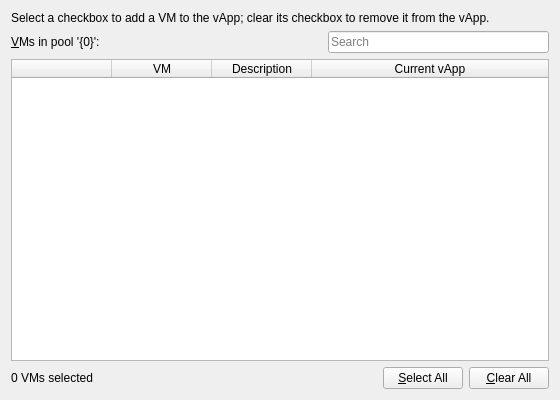
<?xml version="1.0" encoding="UTF-8"?>
<ui version="4.0">
 <class>VMGroupVMsPage</class>
 <widget class="QWidget" name="VMGroupVMsPage">
  <property name="geometry">
   <rect>
    <x>0</x>
    <y>0</y>
    <width>560</width>
    <height>400</height>
   </rect>
  </property>
  <layout class="QVBoxLayout" name="verticalLayout">
   <item>
    <widget class="QLabel" name="labelRubric">
     <property name="text">
      <string>Select a checkbox to add a VM to the vApp; clear its checkbox to remove it from the vApp.</string>
     </property>
     <property name="wordWrap">
      <bool>true</bool>
     </property>
    </widget>
   </item>
   <item>
    <layout class="QHBoxLayout" name="topLayout">
     <item>
      <widget class="QLabel" name="labelVMsIn">
       <property name="text">
        <string>&amp;VMs in pool '{0}':</string>
       </property>
       <property name="buddy">
        <cstring>tableVMs</cstring>
       </property>
      </widget>
     </item>
     <item>
      <spacer name="topSpacer">
       <property name="orientation">
        <enum>Qt::Horizontal</enum>
       </property>
       <property name="sizeHint" stdset="0">
        <size>
         <width>20</width>
         <height>10</height>
        </size>
       </property>
      </spacer>
     </item>
     <item>
      <widget class="QLineEdit" name="searchBox">
       <property name="placeholderText">
        <string>Search</string>
       </property>
       <property name="clearButtonEnabled">
        <bool>true</bool>
       </property>
      </widget>
     </item>
    </layout>
   </item>
   <item>
    <widget class="QTableWidget" name="tableVMs">
     <property name="editTriggers">
      <set>QAbstractItemView::NoEditTriggers</set>
     </property>
     <property name="selectionMode">
      <enum>QAbstractItemView::NoSelection</enum>
     </property>
     <property name="sortingEnabled">
      <bool>true</bool>
     </property>
     <attribute name="verticalHeaderVisible">
      <bool>false</bool>
     </attribute>
     <attribute name="horizontalHeaderStretchLastSection">
      <bool>true</bool>
     </attribute>
     <column>
      <property name="text">
       <string/>
      </property>
     </column>
     <column>
      <property name="text">
       <string>VM</string>
      </property>
     </column>
     <column>
      <property name="text">
       <string>Description</string>
      </property>
     </column>
     <column>
      <property name="text">
       <string>Current vApp</string>
      </property>
     </column>
    </widget>
   </item>
   <item>
    <layout class="QHBoxLayout" name="bottomLayout">
     <item>
      <widget class="QLabel" name="labelCounter">
       <property name="text">
        <string>0 VMs selected</string>
       </property>
      </widget>
     </item>
     <item>
      <spacer name="bottomSpacer">
       <property name="orientation">
        <enum>Qt::Horizontal</enum>
       </property>
       <property name="sizeHint" stdset="0">
        <size>
         <width>20</width>
         <height>10</height>
        </size>
       </property>
      </spacer>
     </item>
     <item>
      <widget class="QPushButton" name="buttonSelectAll">
       <property name="text">
        <string>&amp;Select All</string>
       </property>
      </widget>
     </item>
     <item>
      <widget class="QPushButton" name="buttonClearAll">
       <property name="text">
        <string>&amp;Clear All</string>
       </property>
      </widget>
     </item>
    </layout>
   </item>
  </layout>
 </widget>
 <resources/>
 <connections/>
</ui>
